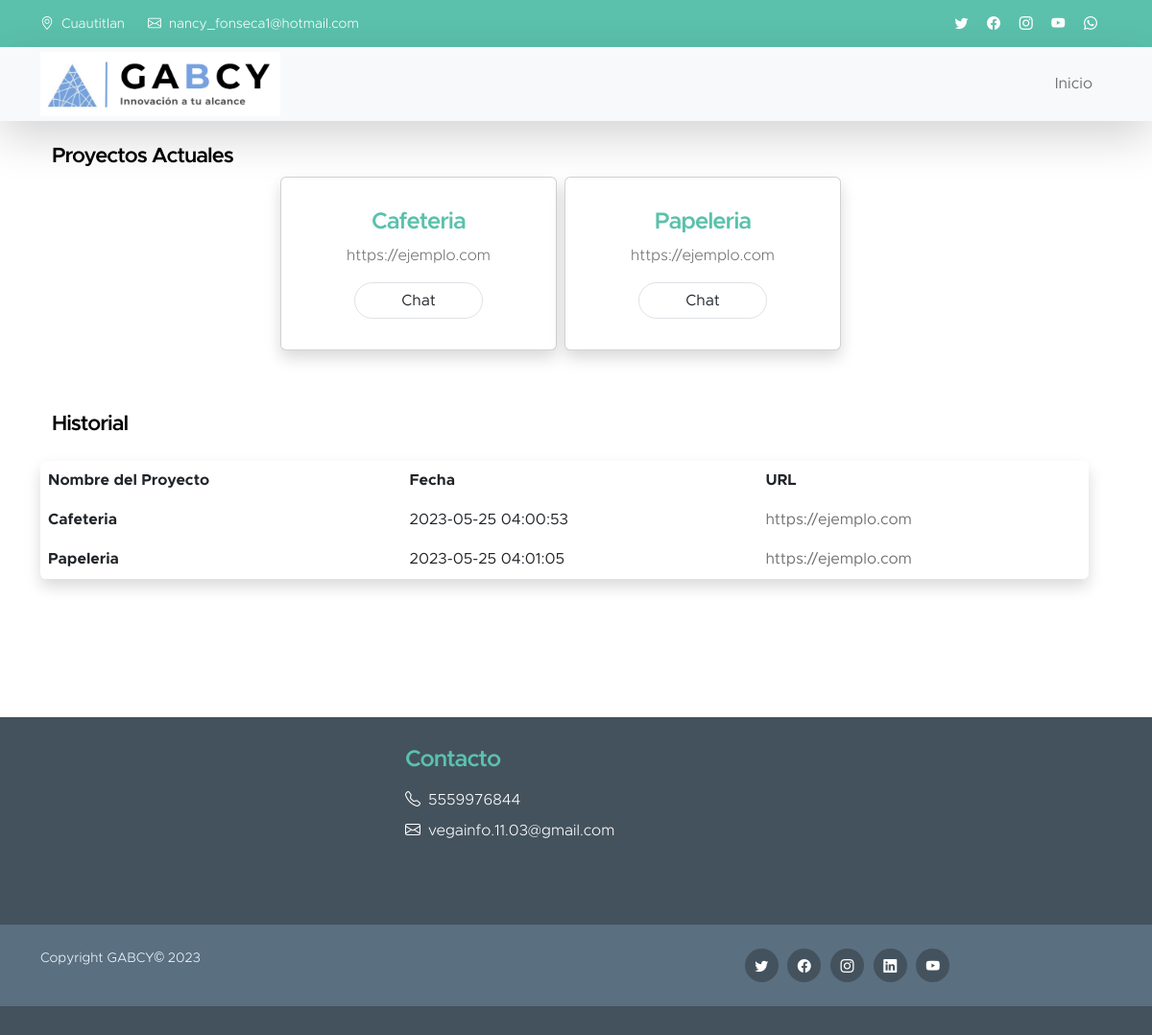
Screenshot of /panelGeneral.php (signed in) with the database file from the repository.
### tables this page shows
CREATE TABLE `proyecto` (
  `id_proyecto` varchar(25) NOT NULL,
  `nombre_proyecto` varchar(100) DEFAULT NULL,
  `fecha_inicio_proyecto` timestamp NOT NULL DEFAULT current_timestamp() ON UPDATE current_timestamp(),
  `fecha_fin_proyecto` timestamp NOT NULL DEFAULT '0000-00-00 00:00:00',
  `url_proyecto` varchar(300) DEFAULT NULL,
  `id_categoria` varchar(25) DEFAULT NULL,
  `id_usuario` varchar(25) DEFAULT NULL
);

### php/traerProyectoHistorico.php (called while the page is built)
<?php
require_once("conexion.php");
$rolUsuario=$_SESSION['rol_usuario'];
$idUsuario=$_SESSION["id_usuario"];
if($rolUsuario=='0'){
    $consTraerProyectosHistorico="SELECT id_proyecto,nombre_proyecto,fecha_inicio_proyecto,url_proyecto
    FROM proyecto
    WHERE id_usuario='$idUsuario'";
    $resTraerProyectosHistorico=mysqli_query($conexion,$consTraerProyectosHistorico);
}else if($rolUsuario=='1'){
    $consTraerProyectosHistorico="SELECT id_proyecto,nombre_proyecto,fecha_inicio_proyecto,url_proyecto
    FROM proyecto";
    $resTraerProyectosHistorico=mysqli_query($conexion,$consTraerProyectosHistorico);
}
?>

### php/traerProyecto.php (called while the page is built)
<?php
require_once("conexion.php");
$rolUsuario=$_SESSION['rol_usuario'];
$idUsuario=$_SESSION["id_usuario"];
if($rolUsuario=='0'){
    $consTraerProyectos="SELECT id_proyecto,nombre_proyecto,fecha_inicio_proyecto,url_proyecto
    FROM proyecto
    WHERE id_usuario='$idUsuario'";
    $resTraerProyectos=mysqli_query($conexion,$consTraerProyectos);
}else if($rolUsuario=='1'){
    $consTraerProyectos="SELECT id_proyecto,nombre_proyecto,fecha_inicio_proyecto,url_proyecto
    FROM proyecto";
    $resTraerProyectos=mysqli_query($conexion,$consTraerProyectos);
}
?>

### panelGeneral.php (the view, shortened to what this page needs)
<?php
require("php/traerProyecto.php");
require("php/traerProyectoHistorico.php");
?>
<!DOCTYPE html>
<html lang="en">
<head>
    <link href="css/bootstrap.min.css" rel="stylesheet" />
    <link href="css/bootstrap-icons.css" rel="stylesheet" />
    <link rel="stylesheet" href="css/procesoProyecto.css">
    <link href="css/templatemo-kind-heart-charity.css" rel="stylesheet" />
</head>
<body class="body-panel">
    <header class="site-header">
        <div class="container">
            <div class="row">
                <div class="col-lg-8 col-12 d-flex flex-wrap">
                    <p class="d-flex me-4 mb-0">
                        <i class="bi-geo-alt me-2"></i>
                        Cuautitlan
                    </p>
                    <p class="d-flex mb-0">
                        <i class="bi-envelope me-2"></i>
                        <a href="mailto:info@company.com">nancy_fonseca1@hotmail.com</a>
                    </p>
                </div>
                <div class="col-lg-3 col-12 ms-auto d-lg-block d-none">
                    <ul class="social-icon">
                        <li class="social-icon-item">
                            <a href="#" class="social-icon-link bi-twitter"></a>
                        </li>
                        <li class="social-icon-item">
                            <a href="#" class="social-icon-link bi-facebook"></a>
                        </li>
                        <li class="social-icon-item">
                            <a href="#" class="social-icon-link bi-instagram"></a>
                        </li>
                        <li class="social-icon-item">
                            <a href="#" class="social-icon-link bi-youtube"></a>
                        </li>
                        <li class="social-icon-item">
                            <a href="#" class="social-icon-link bi-whatsapp"></a>
                        </li>
                    </ul>
                </div>
            </div>
        </div>
    </header>
    <nav class="navbar navbar-expand-lg bg-light shadow-lg">
        <div class="container">
            <a class="navbar-brand" href="index.php">
                <img src="images/causes/brand.jpeg" class=" img-fluid" alt="Kind Heart Charity" width="250px" />
            </a>
            <div class="collapse navbar-collapse" id="navbarNav">
                <ul class="navbar-nav ms-auto">
                    <li class="nav-item">
                        <a class="nav-link click-scroll" href="index.php">Inicio</a>
                    </li>
                </ul>
            </div>
        </div>
    </nav>
    <div class="container container-panel mb-5 pb-5">
        <div class="row container justify-content-center mt-4">
            <h6 class="title-panel">Proyectos Actuales</h6>
            <?php
                if(mysqli_num_rows($resTraerProyectosHistorico)>0){
                    while($fetchTraerProyectosHistorico=mysqli_fetch_assoc($resTraerProyectosHistorico)){
                        $idProyecto=$fetchTraerProyectosHistorico["id_proyecto"];
                        $nombreProyecto=$fetchTraerProyectosHistorico["nombre_proyecto"];
                        $urlProyecto=$fetchTraerProyectosHistorico["url_proyecto"];
            ?>
            <div class="card text-center mb-3 me-2 shadow p-3 mb-5 bg-body-tertiary rounded" style="width: 18rem;">
                <div class="card-body">
                    <h5 class="card-title"><?php echo $nombreProyecto; ?></h5>
                    <p><a target="_blank" href="<?php echo $urlProyecto; ?>"><?php echo $urlProyecto; ?></a></p>
                    <a href="procesoProyecto.php?id=<?php echo $idProyecto; ?>" class="btn px-5 border border-dark-subtle rounded-pill ">Chat</a>
                </div>
            </div>
            <?php
                    }
                }else{
                    ?>
                    <p class="text-center">No hay proyectos para mostrar</p>
                    <?php
                }
            ?>
        </div>
        <div class="row container mt-3">
            <h6>Historial</h6>
            <table class="table shadow p-3 mb-5 bg-body-tertiary rounded mt-3">
                <thead>
                    <tr class="p-3">
                        <th scope="col">Nombre del Proyecto</th>
                        <th scope="col">Fecha</th>
                        <th scope="col">URL</th>
                    </tr>
                </thead>
                <tbody>
                    <?php
                        if(mysqli_num_rows($resTraerProyectos)>0){
                            while($fetchTraerProyectosHistorico=mysqli_fetch_assoc($resTraerProyectos)){
                                $nombreProyecto=$fetchTraerProyectosHistorico["nombre_proyecto"];
                                $fechaProyecto=$fetchTraerProyectosHistorico["fecha_inicio_proyecto"];
                                $urlProyecto=$fetchTraerProyectosHistorico["url_proyecto"];
                    ?>
                    <tr>
                        <th scope="row"><?php echo $nombreProyecto; ?></th>
                        <td><?php echo $fechaProyecto; ?></td>
                        <td><a target="_blank" href="<?php echo $urlProyecto; ?>"><?php echo $urlProyecto; ?></a></td>
                    </tr>
                    <?php
                            }
                        }else{
                            ?>
                                <p class="text-center">No hay proyectos para mostrar</p>
                            <?php
                        }
                    ?>
                </tbody>
            </table>
        </div>
    </div>
    <footer class="site-footer mt-5">
        <div class="container">
            <div class="row">
                <div class="col-lg-4 col-md-6 col-12 mx-auto">
                    <h5 class="site-footer-title mb-3">Contacto</h5>
                    <p class="text-white d-flex mb-2">
                        <i class="bi-telephone me-2"></i>
                        <a href="tel: 305-240-9671" class="site-footer-link">
                            5559976844
                        </a>
                    </p>
                    <p class="text-white d-flex">
                        <i class="bi-envelope me-2"></i>
                        <a href="mailto:info@yourgmail.com" class="site-footer-link">
                            vegainfo.11.03@gmail.com
                        </a>
                    </p>
                </div>
            </div>
        </div>
        <div class="site-footer-bottom">
            <div class="container">
                <div class="row">
                    <div class="col-lg-6 col-md-7 col-12">
                        <p class="copyright-text mb-0">
                            Copyright GABCY© 2023
                        </p>
                    </div>
                    <div class="col-lg-6 col-md-5 col-12 d-flex justify-content-center align-items-center mx-auto">
                        <ul class="social-icon">
                            <li class="social-icon-item">
                                <a href="#" class="social-icon-link bi-twitter"></a>
                            </li>
                            <li class="social-icon-item">
                                <a href="#" class="social-icon-link bi-facebook"></a>
                            </li>
                            <li class="social-icon-item">
                                <a href="#" class="social-icon-link bi-instagram"></a>
                            </li>
                            <li class="social-icon-item">
                                <a href="#" class="social-icon-link bi-linkedin"></a>
                            </li>
                            <li class="social-icon-item">
                                <a href="https://youtube.com/templatemo" class="social-icon-link bi-youtube"></a>
                            </li>
                        </ul>
                    </div>
                </div>
            </div>
        </div>
    </footer>
</body>
</html>

### css/procesoProyecto.css (style rules this page uses)
.container-panel { background-color: #fff; }

### css/templatemo-kind-heart-charity.css (style rules this page uses)
:root { --white-color: #ffffff; --primary-color: #5bc1ac; --secondary-color: #5a6f80; --section-bg-color: #f0f8ff; --site-footer-bg-color: #44525d; --custom-btn-bg-color: #597081; --custom-btn-bg-hover-color: #5bc1ac; --dark-color: #000000; --p-color: #717275; --border-color: #e9eaeb; --body-font-family: 'Metropolis', sans-serif; --h1-font-size: 52px; --h2-font-size: 46px; --h3-font-size: 32px; --h4-font-size: 28px; --h5-font-size: 24px; --h6-font-size: 22px; --p-font-size: 16px; --btn-font-size: 18px; --copyright-font-size: 14px; --border-radius-large: 100px; --border-radius-medium: 20px; --border-radius-small: 10px; --font-weight-light: 300; --font-weight-normal: 400; --font-weight-semibold: 600; --font-weight-bold: 700; }
body { background-color: var(--white-color); font-family: var(--body-font-family); }
h2, h3, h4, h5, h6 { color: var(--dark-color); }
h1, h2, h3, h4, h5, h6 { font-weight: var(--font-weight-semibold); letter-spacing: -1px; }
h5 { color: var(--primary-color); font-size: var(--h5-font-size); }
h6 { font-size: var(--h6-font-size); }
p { color: var(--p-color); font-size: var(--p-font-size); font-weight: var(--font-weight-light); }
ul li { color: var(--p-color); font-size: var(--p-font-size); font-weight: var(--font-weight-normal); }
a, button { touch-action: manipulation; transition: all 0.3s; }
a { color: var(--p-color); text-decoration: none; }
.navbar { background: var(--white-color); z-index: 9; padding-top: 0; padding-bottom: 0; }
.navbar-brand { color: var(--primary-color); font-size: var(--h6-font-size); font-weight: var(--font-weight-bold); }
.navbar-expand-lg .navbar-nav .nav-link { margin-right: 0; margin-left: 0; padding: 20px; }
.navbar-nav .nav-link { display: inline-block; color: var(--p-color); font-size: var(--p-font-size); font-weight: var(--font-weight-medium); position: relative; padding-top: 15px; padding-bottom: 15px; }
.site-header { background: var(--primary-color); padding-top: 15px; padding-bottom: 10px; }
.site-header p, .site-header p a, .site-header .social-icon-link { color: var(--white-color); font-size: var(--copyright-font-size); }
.site-header .social-icon { text-align: right; }
.site-header .social-icon-link { background: transparent; width: inherit; height: inherit; line-height: inherit; margin-right: 15px; }
ul { list-style: none; }
.site-footer { background-color: var(--site-footer-bg-color); padding-top: 30px; padding-bottom: 30px; }
.site-footer-bottom { background-color: var(--secondary-color); position: relative; z-index: 2; margin-top: 70px; padding-top: 25px; padding-bottom: 25px; }
.site-footer-bottom a { color: var(--white-color); }
.site-footer-link { color: var(--white-color); }
.copyright-text { color: var(--section-bg-color); font-size: var(--copyright-font-size); margin-right: 30px; }
.social-icon { margin: 0; padding: 0; }
.social-icon-item { list-style: none; display: inline-block; vertical-align: top; }
.social-icon-link { background: var(--site-footer-bg-color); border-radius: var(--border-radius-large); color: var(--white-color); font-size: var(--copyright-font-size); display: block; margin-right: 5px; text-align: center; width: 35px; height: 35px; line-height: 38px; }
table { border-collapse: collapse; border-radius: 1em; overflow: hidden; }
th, td { padding: 1em; background: #ddd; border-bottom: 2px solid white; }

### rows the page displays
proyecto: nombre_proyecto "Cafeteria", url_proyecto "https://ejemplo.com", fecha_inicio_proyecto "2023-05-25 04:00:53"
proyecto: nombre_proyecto "Papeleria", url_proyecto "https://ejemplo.com", fecha_inicio_proyecto "2023-05-25 04:01:05"
